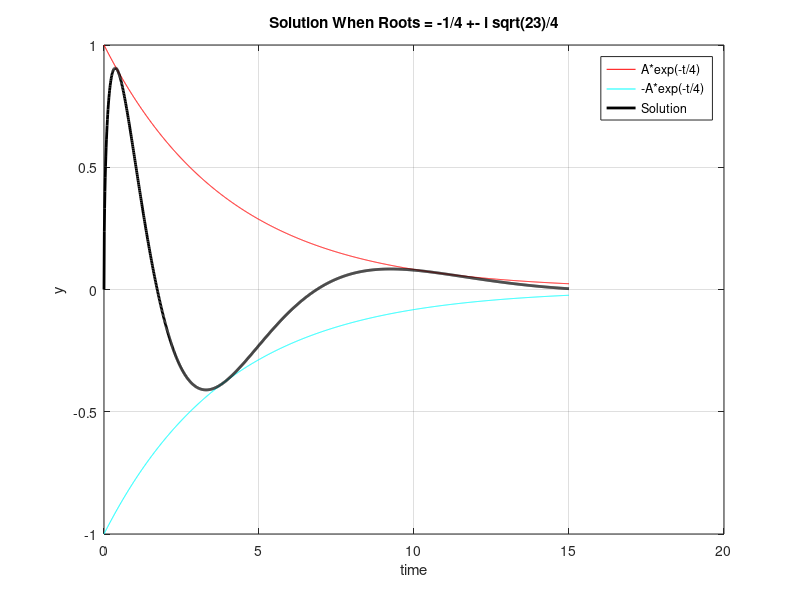
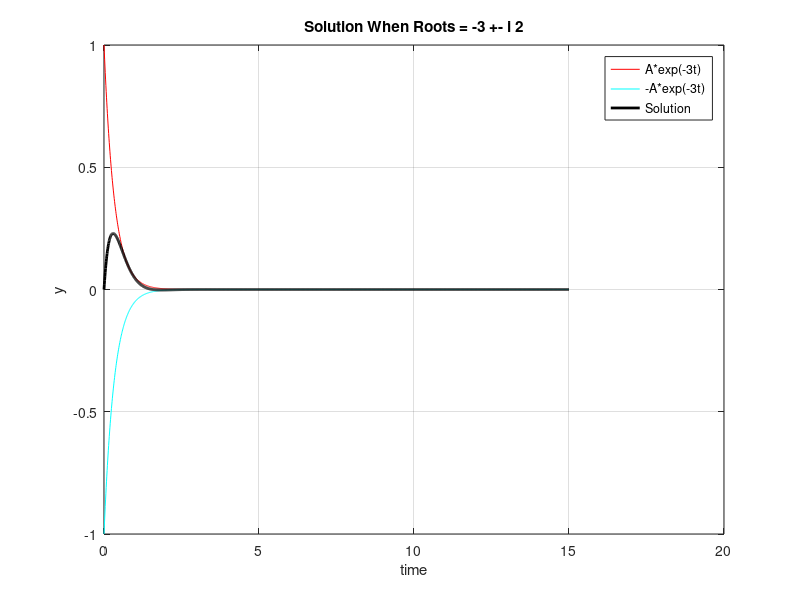

Source code (MATLAB) for these figures, in order:

t = 0:0.01:15.0;
plot(t, exp(-t/4)*1,'r', ...
     t,-exp(-t/4)*1,'c',...
     t, exp(-t/4).*(0*cos(sqrt(23)/4*t)+sin(sqrt(23/4*t))),'k','LineWidth',2.0);
title('Solution When Roots = -1/4 +- i sqrt(23)/4')
xlabel('time');
ylabel('y')
grid on
legend('A*exp(-t/4)','-A*exp(-t/4)','Solution')
print -dpng 'decayOfConstantCoeffI.png'


plot(t, exp(-3*t)*1,'r', ...
     t,-exp(-3*t)*1,'c',...
     t, exp(-3*t).*(0*cos(2*t)+sin(2*t)),'k','LineWidth',2.0);
title('Solution When Roots = -3 +- i 2')
xlabel('time');
ylabel('y')
grid on
legend('A*exp(-3t)','-A*exp(-3t)','Solution')
print -dpng 'decayOfConstantCoeffII.png'
